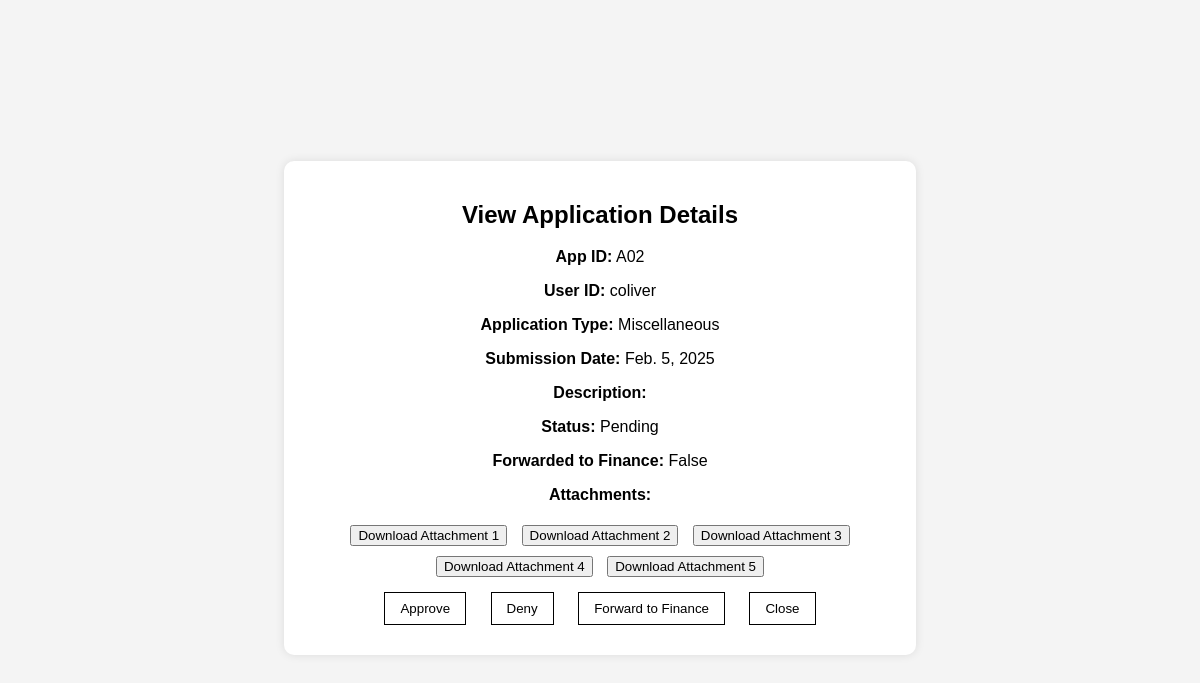
The page /view_application/A02/ on the database its author committed.
### home/models.py (models this page shows, shortened)
class Application(models.Model):
    APP_TYPE_CHOICES = [
        ("Financial", "Financial"),
        ("Tuition Reduction", "Tuition Reduction"),
        ("Food", "Food"),
        ("Study Supplies", "Study Supplies"),
        ("Miscellaneous", "Miscellaneous"),
    ]
    APP_STATUS_CHOICES = [
        ("Pending", "Pending"),
        ("Approved", "Approved"),
        ("Denied", "Denied"),
        ("Appealing", "Appealing"),
    ]
    app_id = models.CharField(max_length=10, primary_key=True)
    user = models.ForeignKey(settings.AUTH_USER_MODEL, on_delete=models.CASCADE, to_field='userid')
    app_type = models.CharField(max_length=20, choices=APP_TYPE_CHOICES)
    app_date = models.DateField()
    app_description = models.TextField(max_length=1000)
    app_attached1 = models.BinaryField(null=True, blank=True)
    app_attached2 = models.BinaryField(null=True, blank=True)
    app_attached3 = models.BinaryField(null=True, blank=True)
    app_attached4 = models.BinaryField(null=True, blank=True)
    app_attached5 = models.BinaryField(null=True, blank=True)
    app_status = models.CharField(max_length=10, choices=APP_STATUS_CHOICES, default="Pending")
    forwarded_to_finance = models.BooleanField(default=False)
    app_denyreason = models.TextField(max_length=1000, blank=True, null=True)
    app_denyreason2 = models.TextField(max_length=1000, blank=True, null=True)
    app_appeal = models.TextField(max_length=1000, blank=True, null=True)
    app_appealdate = models.DateField(blank=True, null=True)
    app_decider = models.CharField(max_length=10, blank=True, null=True)
    app_decider2 = models.CharField(max_length=10, blank=True, null=True)

### view_application/views.py (the view)
# urls.py: path('<str:app_id>/', view_application_view, name='view_application'),
def view_application_view(request, app_id):
    application = get_object_or_404(Application, pk=app_id)
    return render(request, 'view_application/view_application_page.html', {'application': application})

### view_application/templates/view_application/view_application_page.html (shortened to what this page needs)
<!DOCTYPE html>
<html lang="en">
<head>
</head>
<body>
    <div class="container">
        <h2>View Application Details</h2>
        <p><strong>App ID:</strong> {{ application.app_id }}</p>
        <p><strong>User ID:</strong> {{ application.user_id }}</p>
        <p><strong>Application Type:</strong> {{ application.app_type }}</p>
        <p><strong>Submission Date:</strong> {{ application.app_date }}</p>
        <p><strong>Description:</strong> {{ application.description }}</p>
        <p><strong>Status:</strong> {{ application.app_status }}</p>
        <p><strong>Forwarded to Finance:</strong> {{ application.forwarded_to_finance }}</p>
        <p><strong>Attachments:</strong></p>
        <div class="attachments">
            <button>Download Attachment 1</button>
            <button>Download Attachment 2</button>
            <button>Download Attachment 3</button>
            <button>Download Attachment 4</button>
            <button>Download Attachment 5</button>
        </div>
        <div class="actions">
            <button>Approve</button>
            <button>Deny</button>
            <button>Forward to Finance</button>
            <button>Close</button>
        </div>
    </div>
</body>
</html>

### view_application/templates/view_application/view_application_page.html (style rules this page uses)
body { font-family: Arial, sans-serif; background-color: #f4f4f4; display: flex; justify-content: center; align-items: center; height: 100vh; }
.container { background: white; padding: 20px; border-radius: 10px; box-shadow: 0px 0px 10px rgba(0, 0, 0, 0.1); width: 50%; text-align: center; }
.attachments button { margin: 5px; }
.actions button { margin: 10px; padding: 8px 15px; border: 1px solid #000; background: white; cursor: pointer; }

### rows shown on the page
Application: app_id "A02", user_id "coliver", app_type "Miscellaneous", app_date "Feb. 5, 2025", app_status "Pending", forwarded_to_finance "False"
